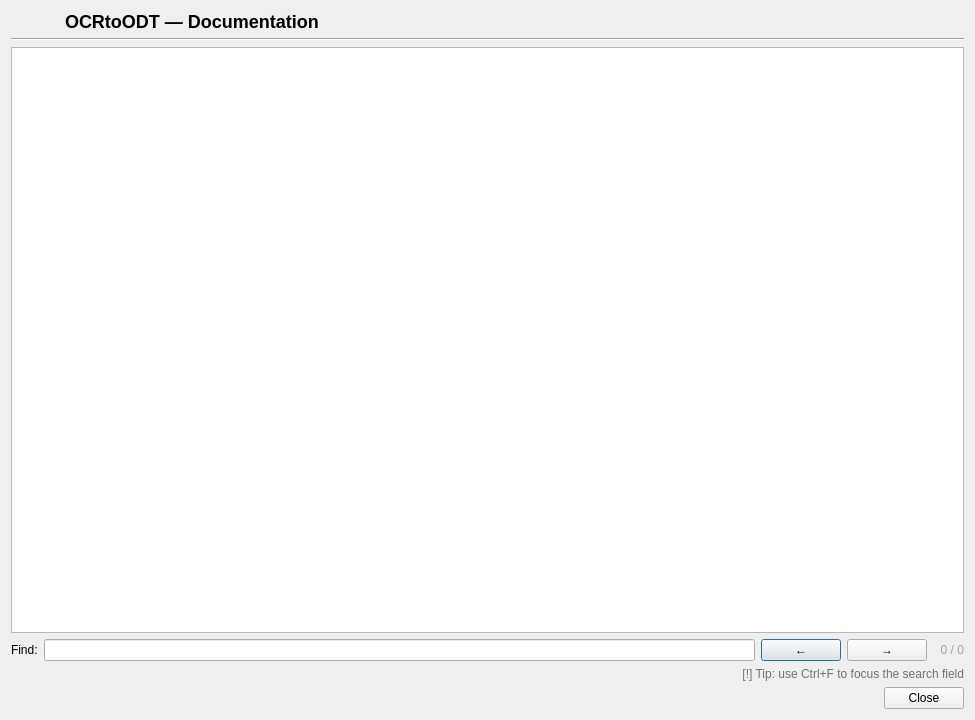
<?xml version="1.0" encoding="UTF-8"?>
<ui version="4.0">
 <class>HelpDialog</class>
 <widget class="QDialog" name="HelpDialog">
  <property name="geometry">
   <rect>
    <x>0</x>
    <y>0</y>
    <width>975</width>
    <height>720</height>
   </rect>
  </property>
  <property name="windowTitle">
   <string>OCRtoODT Help</string>
  </property>

  <layout class="QVBoxLayout" name="verticalLayoutMain">

   <!-- Header -->
   <item>
    <layout class="QHBoxLayout" name="layoutHeader">
     <item>
      <widget class="QLabel" name="lblLogo">
       <property name="maximumSize">
        <size>
         <width>48</width>
         <height>48</height>
        </size>
       </property>
       <property name="alignment">
        <set>Qt::AlignCenter</set>
       </property>
      </widget>
     </item>
     <item>
      <widget class="QLabel" name="lblTitle">
       <property name="text">
        <string>&lt;h2&gt;OCRtoODT — Documentation&lt;/h2&gt;</string>
       </property>
       <property name="alignment">
        <set>Qt::AlignLeft|Qt::AlignVCenter</set>
       </property>
      </widget>
     </item>
    </layout>
   </item>

   <item>
    <widget class="Line" name="lineHeader">
     <property name="orientation">
      <enum>Qt::Horizontal</enum>
     </property>
    </widget>
   </item>

   <!-- Content -->
   <item>
    <widget class="QTextBrowser" name="textBrowser">
     <property name="readOnly">
      <bool>true</bool>
     </property>
     <property name="openExternalLinks">
      <bool>true</bool>
     </property>
    </widget>
   </item>

   <!-- Search -->
   <item>
    <layout class="QHBoxLayout" name="layoutSearch">
     <item>
      <widget class="QLabel" name="lblFind">
       <property name="text">
        <string>Find:</string>
       </property>
      </widget>
     </item>

     <item>
      <widget class="QLineEdit" name="editFind"/>
     </item>

     <item>
      <widget class="QPushButton" name="btnPrev">
       <property name="text">
        <string>←</string>
       </property>
      </widget>
     </item>

     <item>
      <widget class="QPushButton" name="btnNext">
       <property name="text">
        <string>→</string>
       </property>
      </widget>
     </item>

     <item>
      <spacer>
       <property name="orientation">
        <enum>Qt::Horizontal</enum>
       </property>
      </spacer>
     </item>

     <item>
      <widget class="QLabel" name="lblStatus">
       <property name="text">
        <string>0 / 0</string>
       </property>
       <property name="alignment">
        <set>Qt::AlignRight|Qt::AlignVCenter</set>
       </property>
       <property name="styleSheet">
        <string notr="true">color: #9ca3af; font-size: 9pt;</string>
       </property>
      </widget>
     </item>
    </layout>
   </item>

   <!-- Hint -->
   <item>
    <widget class="QLabel" name="lblHint">
     <property name="styleSheet">
      <string notr="true">color: #6b7280; font-size: 9pt;</string>
     </property>
     <property name="text">
      <string>[!] Tip: use Ctrl+F to focus the search field</string>
     </property>
     <property name="alignment">
      <set>Qt::AlignRight|Qt::AlignVCenter</set>
     </property>
    </widget>
   </item>

   <!-- Close -->
   <item alignment="Qt::AlignRight">
    <widget class="QDialogButtonBox" name="buttonBox">
     <property name="standardButtons">
      <set>QDialogButtonBox::Close</set>
     </property>
    </widget>
   </item>

  </layout>
 </widget>
 <resources/>
 <connections/>
</ui>
